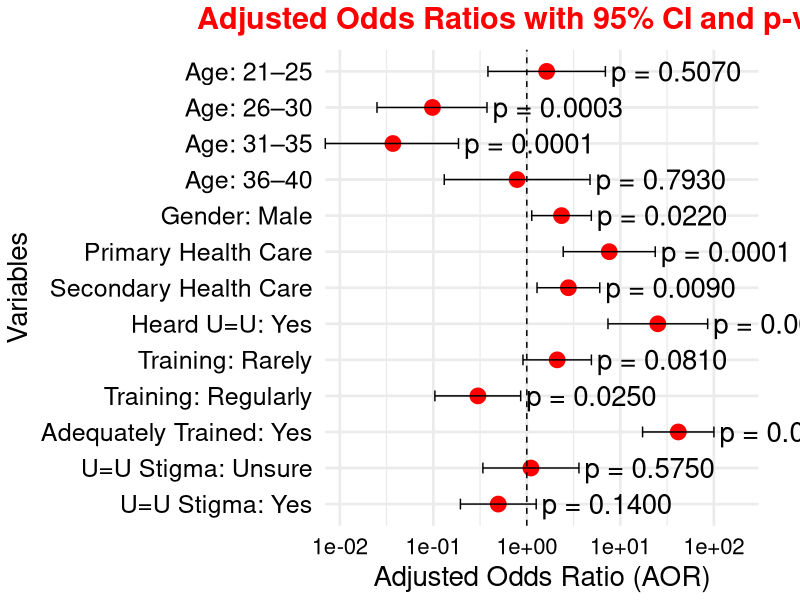

The R source for this figure:
library(ggplot2)
library(dplyr)

data <- data.frame(
  Characteristic = c(
    "Age: 21–25", "Age: 26–30", "Age: 31–35", "Age: 36–40",
    "Gender: Male",
    "Primary Health Care", "Secondary Health Care",
    "Heard U=U: Yes",
    "Training: Rarely", "Training: Regularly",
    "Adequately Trained: Yes",
    "U=U Stigma: Unsure", "U=U Stigma: Yes"
  ),
  AOR = c(1.631, 0.098, 0.037, 0.787,
          2.351,
          7.609, 2.784,
          25.176,
          2.113, 0.300,
          41.635,
          1.107, 0.495),
  CI_lower = c(0.384, 0.025, 0.007, 0.131,
               1.129,
               2.451, 1.286,
               7.379,
               0.910, 0.104,
               17.295,
               0.339, 0.195),
  CI_upper = c(6.920, 0.375, 0.186, 4.741,
               4.896,
               23.620, 6.024,
               85.900,
               4.905, 0.860,
               100.232,
               3.610, 1.260),
  p_value = c(0.507, 0.0003, 0.0001, 0.793,
              0.022,
              0.0001, 0.009,
              0.0001,
              0.081, 0.025,
              0.0001,
              0.575, 0.140)
)

data <- data %>%
  mutate(Characteristic = factor(Characteristic, levels = rev(Characteristic)))

# Calculate limits with equal margins on both sides and extra padding
left_limit  <- min(data$CI_lower) * 0.8
right_limit <- max(data$CI_upper) * 2
left_margin_width <- 1 - left_limit
right_margin_width <- right_limit - 1
max_margin <- max(left_margin_width, right_margin_width)

# Multiply margin by 1.5 to add extra space
padding_factor <- 1.5
new_left_limit <- 1 - max_margin * padding_factor
new_right_limit <- 1 + max_margin * padding_factor

ggplot(data, aes(x = AOR, y = Characteristic)) +
  geom_point(size = 5, color = "red") +
  geom_errorbarh(aes(xmin = CI_lower, xmax = CI_upper), height = 0.3) +
  geom_vline(xintercept = 1, linetype = "dashed", color = "black") +
  geom_text(aes(label = paste0("p = ", sprintf("%.4f", p_value)), x = CI_upper * 1.15),
            hjust = 0, size = 7, color = "black") +
  scale_x_log10(
    limits = c(new_left_limit, new_right_limit),
    expand = c(0, 0)
  ) +
  coord_cartesian(clip = "off") +
  theme_minimal(base_size = 20) +
  labs(
    title = "Adjusted Odds Ratios with 95% CI and p-values",
    x = "Adjusted Odds Ratio (AOR)",
    y = "Variables"
  ) +
  theme(
    axis.text.y = element_text(size = 18, color = "black"),
    axis.text.x = element_text(size = 16, color = "black"),
    axis.title.x = element_text(size = 20, color = "black"),
    plot.title = element_text(size = 22, face = "bold", hjust = 0.5, color = "red"),
    plot.margin = margin(5, 30, 5, 5)
  )
